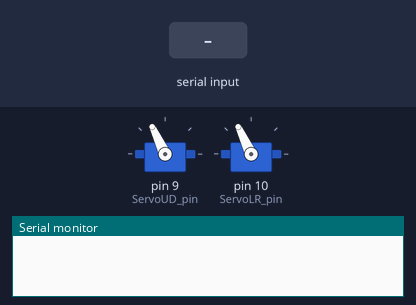
A sketch run on a simulated Arduino Uno, built with avr-gcc and run on an emulated ATmega328P. On the bench: 2 × servo, the last lines printed to the serial monitor. The inputs (shaded band) are chosen by the test bench.

Above: at 1.2 s.
1.3 s: byte 30 received over Serial
At 2.5 s:
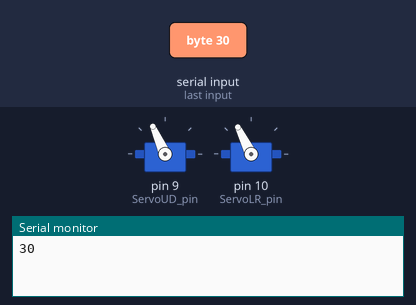
2.8 s: byte 90 received over Serial
At 3.8 s:
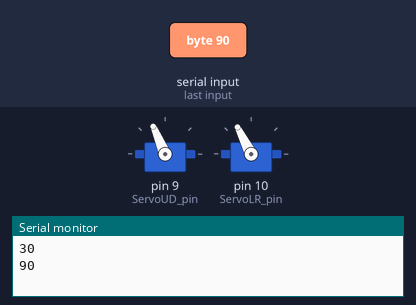
Timing chart, 0 to 5.8 s (numbered marks = the images above; inputs shaded):
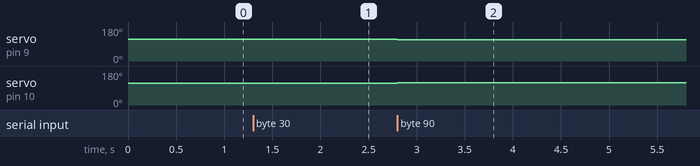

Measured:
- after the input at 1.3 s, servo on pin 9 (ServoUD_pin): 115° → 114° at once; servo on pin 10 (ServoLR_pin): 115° → 116° at once
- after the input at 2.8 s, servo on pin 9 (ServoUD_pin): 114° → 113° at once; servo on pin 10 (ServoLR_pin): 116° → 117° at once

The sketch:

script.ino
```cpp
#include <Servo.h>

/* déclaration des servomoteurs */
Servo servoUD;  // create servo object to control Up/Down Servo
Servo servoLR; // create servo object to control Left/Right Servo
int ServoUD_pin = 9;  // analog pin used to connect the potentiometer
int ServoLR_pin = 10;
int ServoUD_position;    // variable to read the value from the analog pin
int ServoLR_position;

/* Initialisation */
int posInitServoUD = 115;
int posInitServoLR = 115;
int posMaxUp = 15;
int posMaxDown = 175;
int posMaxRight = 175;
int posMaxLeft = 5;

byte dataServo = 0;

int currentPositionUD = posInitServoUD;
int currentPositionLR = posInitServoLR;

void setup()
{
  Serial.begin(115200);
  servoUD.attach(ServoUD_pin);
  servoLR.attach(ServoLR_pin);

  //Init au milieu
  servoUD.write(posInitServoUD);
  servoLR.write(posInitServoLR);

  dataServo = B00000000;
}

// servo : 0 servo UD / 1 servo LR
// sens de direction : 0 left or up / 1 right or down
// integer to change delay
void servoMove(boolean servo, boolean sens, int vitesse) {
   //cas ou la vitesse est nulle
   int pasPos = 1;
   if(vitesse==0 && servo == false)
     servoUD.write(currentPositionUD);
   else if(vitesse==0 && servo == true)
     servoLR.write(currentPositionLR);
   else{
     if(servo==false) // servoUD
     {
       if(sens == 0)
       {
         currentPositionUD-=pasPos;
       }
       else
       {
         currentPositionUD+=pasPos;
       }
     }
     else //servoLR
     {
       if(sens == 0)
       {
         currentPositionLR-=pasPos;
       }
       else
       {
         currentPositionLR+=pasPos;
       }
     }
   }

   if(currentPositionLR >= posMaxRight)
     currentPositionLR = posMaxRight;
   if(currentPositionLR <= posMaxLeft)
     currentPositionLR = posMaxLeft;
   if(currentPositionUD >= posMaxDown)
     currentPositionUD = posMaxDown;
   if(currentPositionUD <= posMaxUp)
     currentPositionUD = posMaxUp;

   servoUD.write(currentPositionUD);
   servoLR.write(currentPositionLR);
}

void loop()
{
 if( Serial.available() )
 {
   dataServo = Serial.read();
   Serial.flush();
   Serial.println(dataServo);

   byte dataCalcUD = dataServo >> 4;
   byte dataCalcLR = dataServo << 4;
   dataCalcLR = dataCalcLR >> 4;

   byte sensUD = dataCalcUD >> 3;
   byte sensLR = dataCalcLR >> 3;

   byte vitesseUD = dataCalcUD & B0111;
   byte vitesseLR = dataCalcLR & B0111;

   servoMove(0, sensUD, vitesseUD);
   servoMove(1, sensLR, vitesseLR);
 }
}
```
